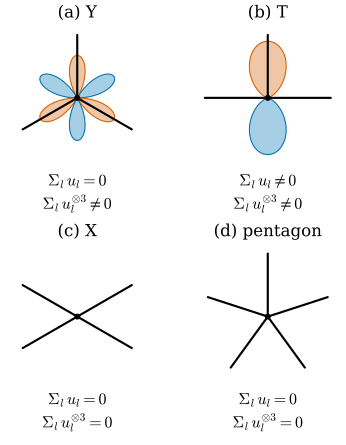

This figure's Python source:
"""Figure 48.4.1: the G-linear variation of four junctions of half-lines ([BLM22] (4.4)).

V = sum_l v(R_l, 1), R_l = {t u_l : t > 0}, u_l = (cos a_l, sin a_l). By (4.4) delta_ijk V = -T_ijk delta_0 with the
symmetric 3-tensor T = sum_l u_l (x) u_l (x) u_l. We draw T through its cubic form f(w) = sum_l <u_l, w>^3 on unit
vectors w = (cos p, sin p): the polar curve r = 0.9 |f(p)|, red where f > 0 and blue where f < 0 (f(-w) = -f(w)).
(a) Y junction 90, 210, 330 degrees: f = -(3/4) sin 3p.   (b) T junction 0, 90, 180: f = sin^3 p.
(c) X junction 30, 150, 210, 330: f = 0.                   (d) regular pentagon 90 + 72 l: f = 0.
Below each panel: whether the junction is stationary (sum_l u_l = 0) and whether T = 0.

Run from the project root: PYTHONPATH=tools python3 chapters/48-paper-varifold-curvatures/figures/fig-48-4-1-junction-variations.py
"""
import os

for _k in ("OMP_NUM_THREADS", "OPENBLAS_NUM_THREADS", "MKL_NUM_THREADS"):
    os.environ.setdefault(_k, "4")  # keep BLAS from using every core

import sys
from pathlib import Path

import numpy as np

sys.path.insert(0, str(Path(__file__).resolve().parents[1] / "lib"))
import dgfig  # noqa: E402

dgfig.setup()
import matplotlib.pyplot as plt  # noqa: E402

C = dgfig.COLORS
cases = [
    (r"(a) Y", [90, 210, 330]),
    (r"(b) T", [0, 90, 180]),
    (r"(c) X", [30, 150, 210, 330]),
    (r"(d) pentagon", [90 + 72 * l for l in range(5)]),
]
p = np.linspace(0, 2 * np.pi, 721)
W = np.stack([np.cos(p), np.sin(p)], 1)


def tensor(deg):
    U = np.stack([np.cos(np.radians(deg)), np.sin(np.radians(deg))], 1)
    return U, np.einsum("li,lj,lk->ijk", U, U, U)


# self-checks
U, T = tensor(cases[0][1])
assert np.allclose(np.einsum("ijk,pi,pj,pk->p", T, W, W, W), -0.75 * np.sin(3 * p))
U, T = tensor(cases[1][1])
assert np.allclose(np.einsum("ijk,pi,pj,pk->p", T, W, W, W), np.sin(p) ** 3)
assert np.allclose(U.sum(0), [0, 1])
for _, deg in cases[2:]:
    U, T = tensor(deg)
    assert np.abs(T).max() < 1e-12 and np.abs(U.sum(0)).max() < 1e-12
assert np.abs(tensor(cases[0][1])[0].sum(0)).max() < 1e-12

fig, axes = plt.subplots(2, 2, figsize=(5.0, 5.6), gridspec_kw={"wspace": 0.05, "hspace": 0.12})  # 2 x 2: legible at phone width
for ax, (title, deg) in zip(axes.ravel(), cases):
    U, T = tensor(deg)
    f = np.einsum("ijk,pi,pj,pk->p", T, W, W, W)
    r = 0.9 * np.abs(f)
    for sgn, col in ((1, C["normal"]), (-1, C["tangent"])):
        mask = sgn * f > 1e-9
        if mask.any():
            rr = np.where(mask, r, 0.0)
            ax.fill(rr * np.cos(p), rr * np.sin(p), color=col, alpha=0.35, lw=0)
            ax.plot(rr * np.cos(p), rr * np.sin(p), color=col, lw=0.8)
    for u in U:
        ax.plot([0, u[0]], [0, u[1]], color=C["main"], lw=1.6, solid_capstyle="round")
    ax.plot(0, 0, "o", color=C["main"], ms=3.5)
    stat = np.abs(U.sum(0)).max() < 1e-12
    zero = np.abs(T).max() < 1e-12
    ax.text(0, -1.32, r"$\Sigma_l\, u_l %s 0$" % ("=" if stat else r"\neq"), ha="center", va="center", fontsize=12)
    ax.text(0, -1.68, r"$\Sigma_l\, u_l^{\otimes 3} %s 0$" % ("=" if zero else r"\neq"), ha="center", va="center",
            fontsize=12)
    ax.set_title(title, fontsize=12.5)
    ax.set_aspect("equal")
    ax.set_xlim(-1.15, 1.15)
    ax.set_ylim(-1.95, 1.15)
    ax.set_axis_off()

print("Y max |f| = 0.75, T max |f| = 1; X and pentagon: T = 0")
dgfig.save(fig, __file__)
